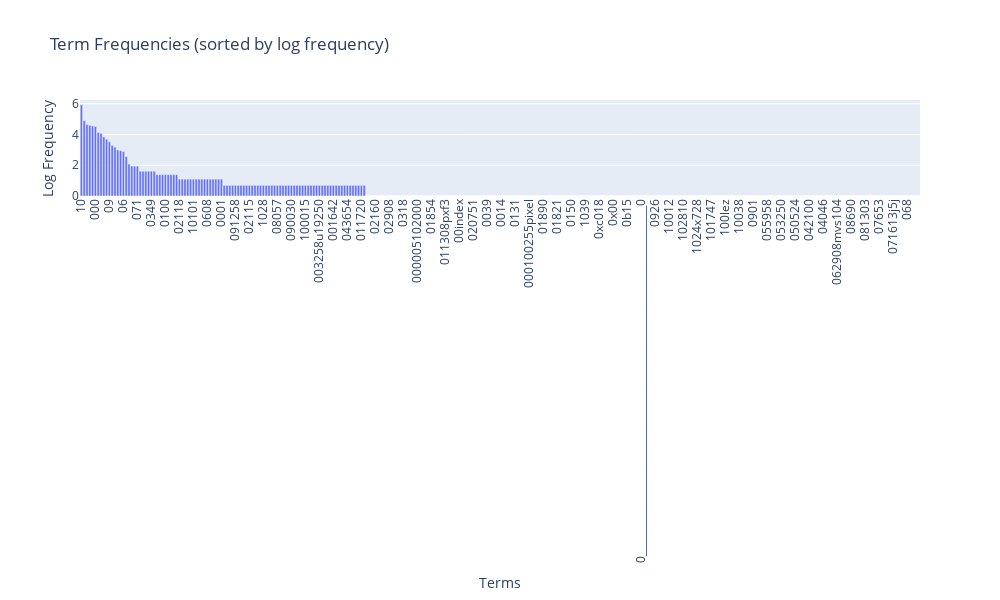

Notebook cell for this chart:
### Code cell
# plot with plotly
fig = go.Figure()

fig.add_trace(go.Bar(
    x=sorted_feature_names,
    y=sorted_term_frequencies_log
))

# show and layout
fig.update_layout(
    title='Term Frequencies (sorted by log frequency)',
    xaxis_title='Terms',
    yaxis_title='Log Frequency',
    xaxis=dict(tickangle=-90),
    width=1000,
    height=600
)

fig.show()

### Figure 1 — Plotly figure (JSON) as saved in the notebook; plotly's stock layout.template omitted (floating-point values rounded to 4 significant figures; data arrays with more than 128 entries replaced by an {"elided": "..."} marker saying what was removed)
{"data": [{"type": "bar", "x": {"elided": "300 str values"}, "y": {"elided": "300 float values"}}], "layout": {"height": 600, "title": {"text": "Term Frequencies (sorted by log frequency)"}, "width": 1000, "xaxis": {"autorange": true, "range": [-0.5, 299.5], "tickangle": -90, "title": {"text": "Terms"}, "type": "category"}, "yaxis": {"autorange": true, "range": [0, 6.247], "title": {"text": "Log Frequency"}, "type": "linear"}}}
